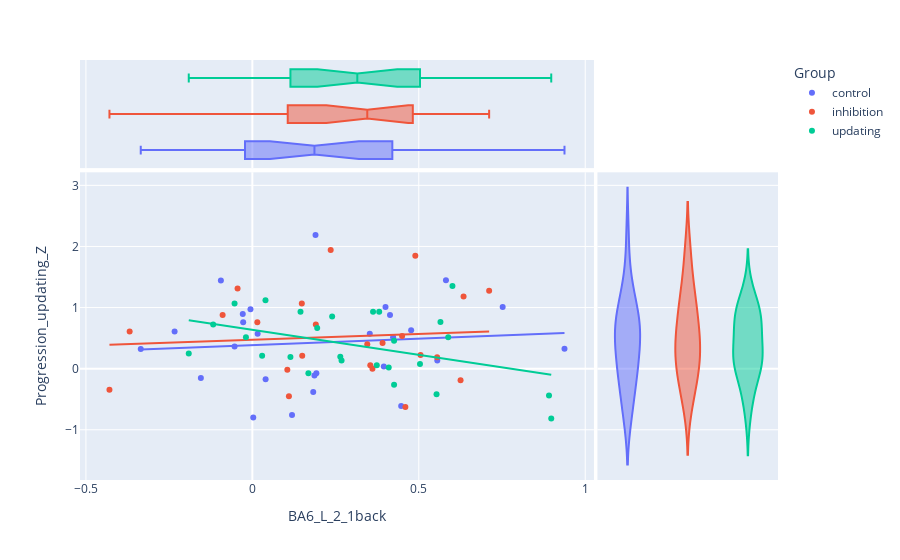

Notebook code for this chart:
### Code cell
data_plot = data.loc[data['Group'].isin(['updating','inhibition','control'])]
fig = px.scatter(data_plot, x="BA6_L_2_1back", y="Progression_updating_Z", color="Group", marginal_y="violin",
           marginal_x="box", trendline="ols")
fig.show()

### Figure 1 — Plotly figure (JSON) as saved in the notebook; plotly's stock layout.template omitted (floating-point values rounded to 4 significant figures)
{"data": [{"hovertemplate": "Group=control<br>BA6_L_2_1back=%{x}<br>Progression_updating_Z=%{y}<extra></extra>", "legendgroup": "control", "marker": {"color": "#636efa", "symbol": "circle"}, "mode": "markers", "name": "control", "showlegend": true, "type": "scatter", "x": [0.5816, 0.4471, -0.02883, 0.5556, 0.1923, 0.3528, 0.752, 0.1898, -0.05339, -0.3353, 0.1192, 0.01592, 0.1865, 0.4228, -0.2336, 0.002736, 0.4135, -0.005672, -0.02757, -0.09457, 0.03979, 0.1829, 0.9377, 0.4001, -0.1547, 0.395, 0.477], "xaxis": "x", "y": [1.446, -0.6091, 0.8961, 0.1337, -0.07442, 0.5696, 1.01, 2.189, 0.3615, 0.322, -0.7602, 0.5696, -0.1139, 0.5149, 0.6091, -0.7974, 0.8764, 0.9728, 0.7602, 1.444, -0.1731, -0.3812, 0.3243, 1.008, -0.1511, 0.03721, 0.6288], "yaxis": "y"}, {"alignmentgroup": "True", "hovertemplate": "Group=control<br>BA6_L_2_1back=%{x}<extra></extra>", "legendgroup": "control", "marker": {"color": "#636efa", "symbol": "circle"}, "name": "control", "notched": true, "offsetgroup": "control", "showlegend": false, "type": "box", "x": [0.5816, 0.4471, -0.02883, 0.5556, 0.1923, 0.3528, 0.752, 0.1898, -0.05339, -0.3353, 0.1192, 0.01592, 0.1865, 0.4228, -0.2336, 0.002736, 0.4135, -0.005672, -0.02757, -0.09457, 0.03979, 0.1829, 0.9377, 0.4001, -0.1547, 0.395, 0.477], "xaxis": "x3", "yaxis": "y3"}, {"alignmentgroup": "True", "hovertemplate": "Group=control<br>Progression_updating_Z=%{y}<extra></extra>", "legendgroup": "control", "marker": {"color": "#636efa", "symbol": "circle"}, "name": "control", "offsetgroup": "control", "scalegroup": "y", "showlegend": false, "type": "violin", "xaxis": "x2", "y": [1.446, -0.6091, 0.8961, 0.1337, -0.07442, 0.5696, 1.01, 2.189, 0.3615, 0.322, -0.7602, 0.5696, -0.1139, 0.5149, 0.6091, -0.7974, 0.8764, 0.9728, 0.7602, 1.444, -0.1731, -0.3812, 0.3243, 1.008, -0.1511, 0.03721, 0.6288], "yaxis": "y2"}, {"hovertemplate": "<b>OLS trendline</b><br>Progression_updating_Z = 0.21405 * BA6_L_2_1back + 0.384628<br>R<sup>2</sup>=0.008690<br><br>Group=control<br>BA6_L_2_1back=%{x}<br>Progression_updating_Z=%{y} <b>(trend)</b><extra></extra>", "legendgroup": "control", "marker": {"color": "#636efa", "symbol": "circle"}, "mode": "lines", "name": "control", "showlegend": false, "type": "scatter", "x": [-0.3353, -0.2336, -0.1547, -0.09457, -0.05339, -0.02883, -0.02757, -0.005672, 0.002736, 0.01592, 0.03979, 0.1192, 0.1829, 0.1865, 0.1898, 0.1923, 0.3528, 0.395, 0.4001, 0.4135, 0.4228, 0.4471, 0.477, 0.5556, 0.5816, 0.752, 0.9377], "xaxis": "x", "y": [0.3129, 0.3346, 0.3515, 0.3644, 0.3732, 0.3785, 0.3787, 0.3834, 0.3852, 0.388, 0.3931, 0.4101, 0.4238, 0.4246, 0.4253, 0.4258, 0.4601, 0.4692, 0.4703, 0.4731, 0.4751, 0.4803, 0.4867, 0.5036, 0.5091, 0.5456, 0.5853], "yaxis": "y"}, {"hovertemplate": "Group=inhibition<br>BA6_L_2_1back=%{x}<br>Progression_updating_Z=%{y}<extra></extra>", "legendgroup": "inhibition", "marker": {"color": "#EF553B", "symbol": "circle"}, "mode": "markers", "name": "inhibition", "showlegend": true, "type": "scatter", "x": [0.3452, 0.1098, 0.4895, 0.3911, 0.1051, 0.3608, 0.6255, 0.7113, 0.3543, -0.08929, -0.4293, 0.4597, 0.6345, 0.1498, 0.2353, 0.1486, 0.5551, 0.01498, 0.4499, 0.5053, -0.04442, -0.3686, 0.1907], "xaxis": "x", "y": [0.401, -0.4534, 1.847, 0.4184, -0.01975, 0, -0.1906, 1.275, 0.05696, 0.8787, -0.344, -0.6265, 1.181, 0.2104, 1.943, 1.065, 0.1883, 0.7602, 0.5346, 0.2255, 1.312, 0.6091, 0.723], "yaxis": "y"}, {"alignmentgroup": "True", "hovertemplate": "Group=inhibition<br>BA6_L_2_1back=%{x}<extra></extra>", "legendgroup": "inhibition", "marker": {"color": "#EF553B", "symbol": "circle"}, "name": "inhibition", "notched": true, "offsetgroup": "inhibition", "showlegend": false, "type": "box", "x": [0.3452, 0.1098, 0.4895, 0.3911, 0.1051, 0.3608, 0.6255, 0.7113, 0.3543, -0.08929, -0.4293, 0.4597, 0.6345, 0.1498, 0.2353, 0.1486, 0.5551, 0.01498, 0.4499, 0.5053, -0.04442, -0.3686, 0.1907], "xaxis": "x3", "yaxis": "y3"}, {"alignmentgroup": "True", "hovertemplate": "Group=inhibition<br>Progression_updating_Z=%{y}<extra></extra>", "legendgroup": "inhibition", "marker": {"color": "#EF553B", "symbol": "circle"}, "name": "inhibition", "offsetgroup": "inhibition", "scalegroup": "y", "showlegend": false, "type": "violin", "xaxis": "x2", "y": [0.401, -0.4534, 1.847, 0.4184, -0.01975, 0, -0.1906, 1.275, 0.05696, 0.8787, -0.344, -0.6265, 1.181, 0.2104, 1.943, 1.065, 0.1883, 0.7602, 0.5346, 0.2255, 1.312, 0.6091, 0.723], "yaxis": "y2"}, {"hovertemplate": "<b>OLS trendline</b><br>Progression_updating_Z = 0.191172 * BA6_L_2_1back + 0.472447<br>R<sup>2</sup>=0.006985<br><br>Group=inhibition<br>BA6_L_2_1back=%{x}<br>Progression_updating_Z=%{y} <b>(trend)</b><extra></extra>", "legendgroup": "inhibition", "marker": {"color": "#EF553B", "symbol": "circle"}, "mode": "lines", "name": "inhibition", "showlegend": false, "type": "scatter", "x": [-0.4293, -0.3686, -0.08929, -0.04442, 0.01498, 0.1051, 0.1098, 0.1486, 0.1498, 0.1907, 0.2353, 0.3452, 0.3543, 0.3608, 0.3911, 0.4499, 0.4597, 0.4895, 0.5053, 0.5551, 0.6255, 0.6345, 0.7113], "xaxis": "x", "y": [0.3904, 0.402, 0.4554, 0.464, 0.4753, 0.4925, 0.4934, 0.5008, 0.5011, 0.5089, 0.5174, 0.5384, 0.5402, 0.5414, 0.5472, 0.5584, 0.5603, 0.566, 0.569, 0.5786, 0.592, 0.5937, 0.6084], "yaxis": "y"}, {"hovertemplate": "Group=updating<br>BA6_L_2_1back=%{x}<br>Progression_updating_Z=%{y}<extra></extra>", "legendgroup": "updating", "marker": {"color": "#00cc96", "symbol": "circle"}, "mode": "markers", "name": "updating", "showlegend": true, "type": "scatter", "x": [0.5533, 0.8979, 0.5651, 0.6011, 0.3626, 0.8912, 0.268, -0.01928, 0.1446, 0.02937, -0.05346, 0.3737, 0.1144, 0.4258, 0.4097, -0.1177, 0.1684, 0.2642, 0.5036, 0.5884, 0.2397, 0.3811, -0.191, 0.1948, 0.4258, 0.03944], "xaxis": "x", "y": [-0.4184, -0.8171, 0.7625, 1.354, 0.9333, -0.4382, 0.1337, 0.5149, 0.9333, 0.2104, 1.067, 0.05696, 0.1906, -0.265, 0.01975, 0.7207, -0.0767, 0.1929, 0.07442, 0.5149, 0.8544, 0.9333, 0.2476, 0.666, 0.4557, 1.119], "yaxis": "y"}, {"alignmentgroup": "True", "hovertemplate": "Group=updating<br>BA6_L_2_1back=%{x}<extra></extra>", "legendgroup": "updating", "marker": {"color": "#00cc96", "symbol": "circle"}, "name": "updating", "notched": true, "offsetgroup": "updating", "showlegend": false, "type": "box", "x": [0.5533, 0.8979, 0.5651, 0.6011, 0.3626, 0.8912, 0.268, -0.01928, 0.1446, 0.02937, -0.05346, 0.3737, 0.1144, 0.4258, 0.4097, -0.1177, 0.1684, 0.2642, 0.5036, 0.5884, 0.2397, 0.3811, -0.191, 0.1948, 0.4258, 0.03944], "xaxis": "x3", "yaxis": "y3"}, {"alignmentgroup": "True", "hovertemplate": "Group=updating<br>Progression_updating_Z=%{y}<extra></extra>", "legendgroup": "updating", "marker": {"color": "#00cc96", "symbol": "circle"}, "name": "updating", "offsetgroup": "updating", "scalegroup": "y", "showlegend": false, "type": "violin", "xaxis": "x2", "y": [-0.4184, -0.8171, 0.7625, 1.354, 0.9333, -0.4382, 0.1337, 0.5149, 0.9333, 0.2104, 1.067, 0.05696, 0.1906, -0.265, 0.01975, 0.7207, -0.0767, 0.1929, 0.07442, 0.5149, 0.8544, 0.9333, 0.2476, 0.666, 0.4557, 1.119], "yaxis": "y2"}, {"hovertemplate": "<b>OLS trendline</b><br>Progression_updating_Z = -0.81955 * BA6_L_2_1back + 0.636394<br>R<sup>2</sup>=0.181449<br><br>Group=updating<br>BA6_L_2_1back=%{x}<br>Progression_updating_Z=%{y} <b>(trend)</b><extra></extra>", "legendgroup": "updating", "marker": {"color": "#00cc96", "symbol": "circle"}, "mode": "lines", "name": "updating", "showlegend": false, "type": "scatter", "x": [-0.191, -0.1177, -0.05346, -0.01928, 0.02937, 0.03944, 0.1144, 0.1446, 0.1684, 0.1948, 0.2397, 0.2642, 0.268, 0.3626, 0.3737, 0.3811, 0.4097, 0.4258, 0.4258, 0.5036, 0.5533, 0.5651, 0.5884, 0.6011, 0.8912, 0.8979], "xaxis": "x", "y": [0.793, 0.7329, 0.6802, 0.6522, 0.6123, 0.6041, 0.5426, 0.5179, 0.4984, 0.4767, 0.4399, 0.4199, 0.4168, 0.3392, 0.3301, 0.3241, 0.3007, 0.2874, 0.2874, 0.2237, 0.1829, 0.1733, 0.1541, 0.1437, -0.09395, -0.09949], "yaxis": "y"}], "layout": {"legend": {"title": {"text": "Group"}, "tracegroupgap": 0}, "margin": {"t": 60}, "xaxis": {"anchor": "y", "domain": [0, 0.7363], "title": {"text": "BA6_L_2_1back"}}, "xaxis2": {"anchor": "y2", "domain": [0.7413, 1], "matches": "x2", "showgrid": false, "showline": false, "showticklabels": false, "ticks": ""}, "xaxis3": {"anchor": "y3", "domain": [0, 0.7363], "matches": "x", "showgrid": true, "showticklabels": false}, "xaxis4": {"anchor": "y4", "domain": [0.7413, 1], "matches": "x2", "showgrid": false, "showline": false, "showticklabels": false, "ticks": ""}, "yaxis": {"anchor": "x", "domain": [0, 0.7326], "title": {"text": "Progression_updating_Z"}}, "yaxis2": {"anchor": "x2", "domain": [0, 0.7326], "matches": "y", "showgrid": true, "showticklabels": false}, "yaxis3": {"anchor": "x3", "domain": [0.7426, 1], "matches": "y3", "showgrid": false, "showline": false, "showticklabels": false, "ticks": ""}, "yaxis4": {"anchor": "x4", "domain": [0.7426, 1], "matches": "y3", "showgrid": true, "showline": false, "showticklabels": false, "ticks": ""}}}
